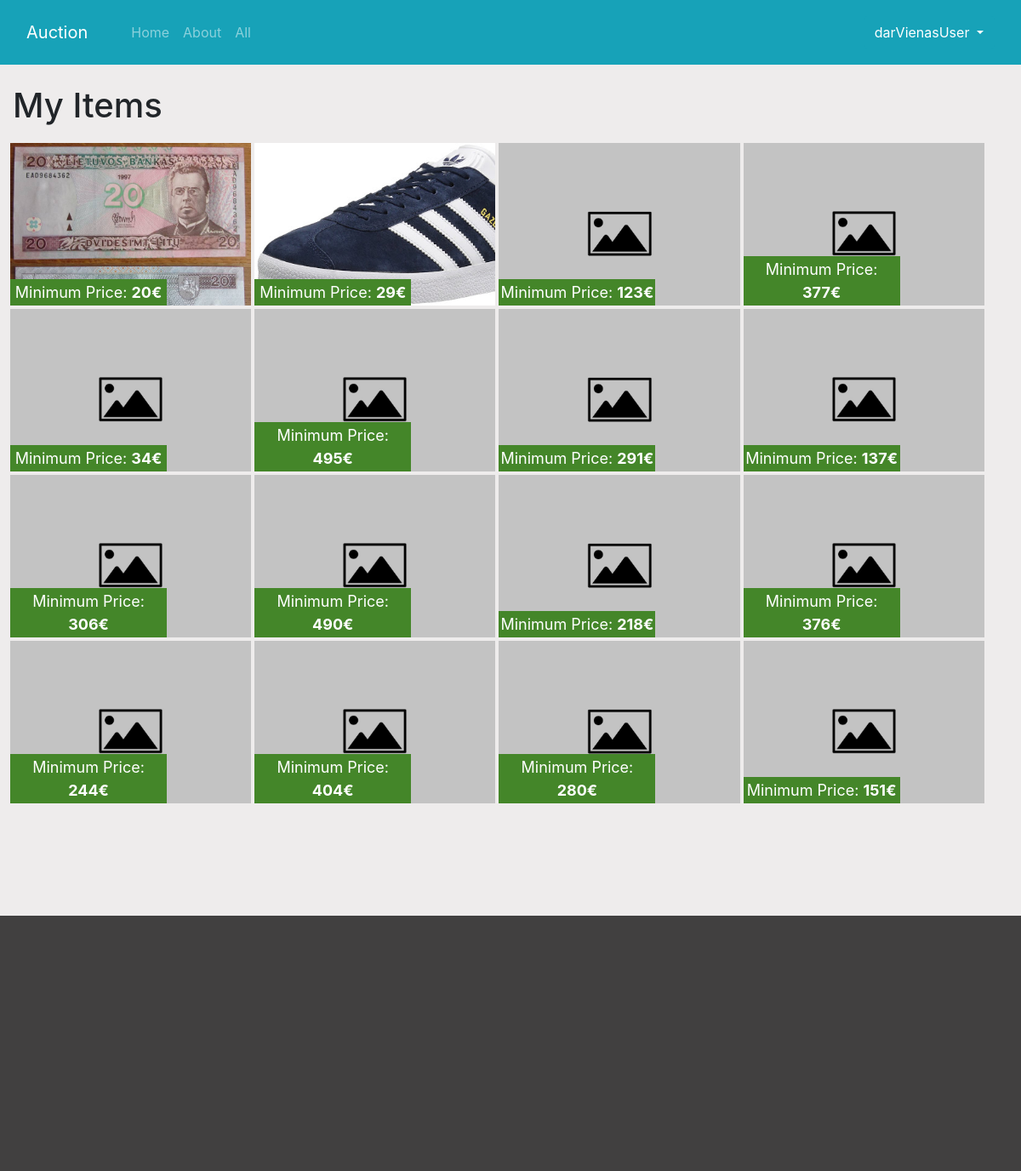
The page /my-items/3 (signed in) on the database as committed earlier.
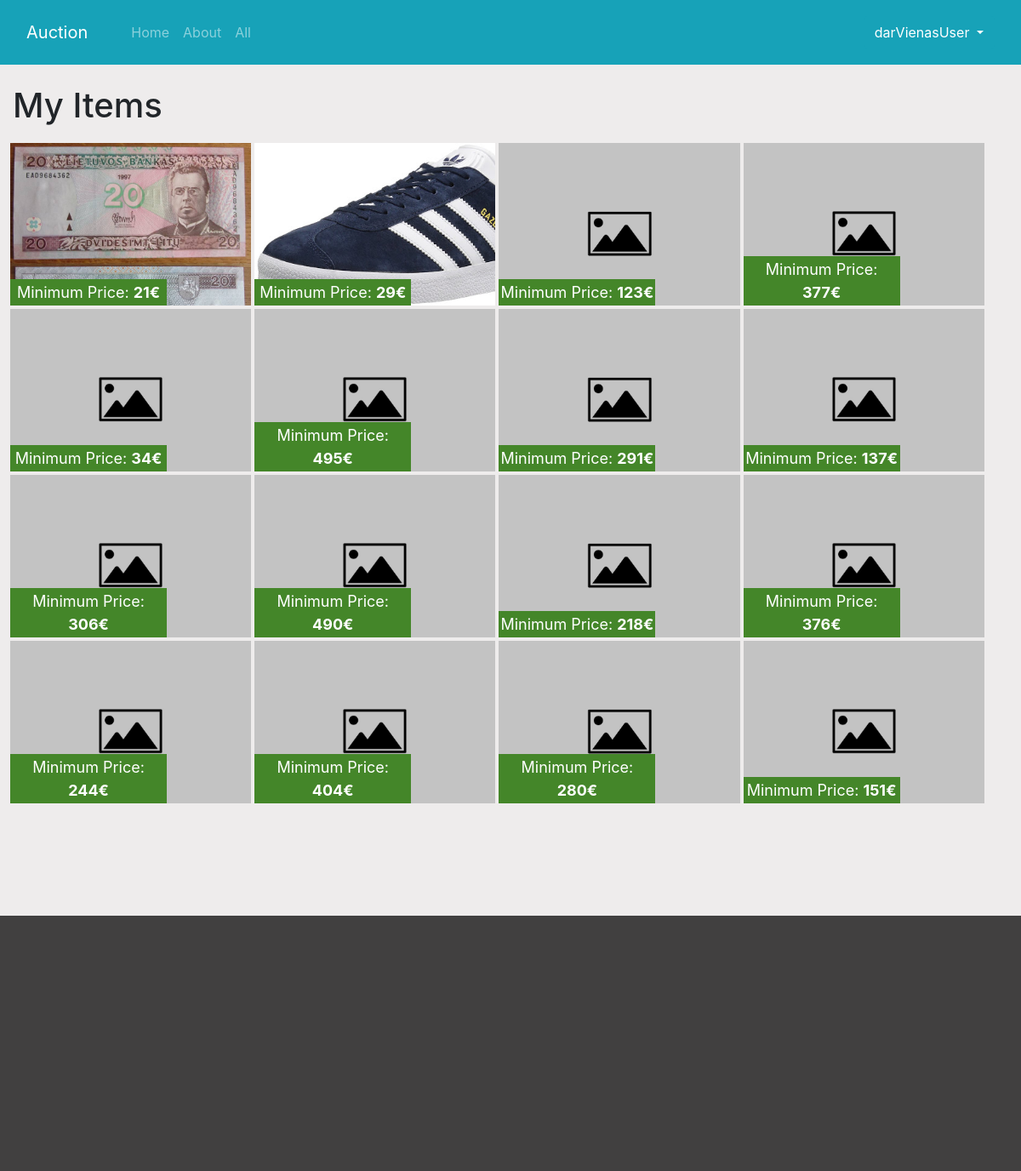
The same page on the database as committed later.
### app/item.py (models this page shows)
class Item(db.Model):
    id = db.Column(db.Integer, primary_key=True)
    name = db.Column(db.String(80), nullable=False)
    category = db.Column(db.String(80), nullable=False)
    description = db.Column(db.String(80), nullable=False)
    country = db.Column(db.String(80), nullable=False)
    min_price = db.Column(db.Integer, nullable=False)
    offer = db.relationship('Offer', backref='offer', lazy=True)
    auction_image = db.Column(db.String(256), nullable=False)
    end_day = db.Column(db.DateTime, nullable=False)
    time = db.Column(db.Integer, nullable=False)
    views = db.Column(db.Integer, nullable=False, default=0)
    user_id = db.Column(db.Integer, db.ForeignKey('user.id'), nullable=False)

### app/controllers/item.py (the view)
@App.route('/my-items/<int:user_id>', methods=['GET'])
@login_required
def items(user_id):
    if user_id == current_user.id:
        items = Item.query.filter_by(user_id=user_id).order_by(Item.id.desc())
        return render_template('my-items.html', title="My Items", items=items)
    flash("You don't have permission", 'danger')
    return redirect(url_for('home'))

### app/user.py (called while the page is built)
@login_manager.user_loader
def load_user(user_id):
    return User.query.get(int(user_id))

### app/templates/my-items.html (shortened to what this page needs)
{% extends 'layout.html' %}
{% block content %}
    <h1>{{title}}</h1>
    <div class="row items">
    {% for item in items %}
    <a href={{url_for('item', item_id=item.id)}} style="background-image: url({{url_for('static', filename='images/'+item.auction_image)}}); background-size: cover;" class="item col-md-3">
        <p class="price">Minimum Price: <span class="font-weight-bold">{{item.min_price}}€</span></p>
    </a>
    {% endfor %}
    </div>
{% endblock content%}

Rows that differ between the two databases and show on the page:
changed Item (number 1 of 16 on the later page): min_price "20" → "21"
